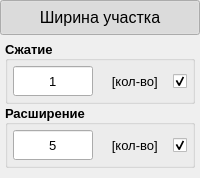
              <widget class="QWidget" name="widget_width_cut" native="true">
               <property name="enabled">
                <bool>true</bool>
               </property>
               <property name="sizePolicy">
                <sizepolicy hsizetype="Minimum" vsizetype="Fixed">
                 <horstretch>0</horstretch>
                 <verstretch>0</verstretch>
                </sizepolicy>
               </property>
               <property name="minimumSize">
                <size>
                 <width>0</width>
                 <height>0</height>
                </size>
               </property>
               <property name="styleSheet">
                <string notr="true"/>
               </property>
               <layout class="QVBoxLayout" name="layout_width_cut">
                <property name="spacing">
                 <number>0</number>
                </property>
                <property name="sizeConstraint">
                 <enum>QLayout::SetDefaultConstraint</enum>
                </property>
                <property name="leftMargin">
                 <number>0</number>
                </property>
                <property name="topMargin">
                 <number>0</number>
                </property>
                <property name="rightMargin">
                 <number>0</number>
                </property>
                <property name="bottomMargin">
                 <number>5</number>
                </property>
                <item>
                 <widget class="QWidget" name="widget_width_cut_header" native="true">
                  <property name="styleSheet">
                   <string notr="true"/>
                  </property>
                  <layout class="QHBoxLayout" name="layout_width_cut_header">
                   <property name="spacing">
                    <number>0</number>
                   </property>
                   <property name="leftMargin">
                    <number>0</number>
                   </property>
                   <property name="topMargin">
                    <number>0</number>
                   </property>
                   <property name="rightMargin">
                    <number>0</number>
                   </property>
                   <property name="bottomMargin">
                    <number>0</number>
                   </property>
                   <item>
                    <widget class="QPushButton" name="pushButton_width_cut_header">
                     <property name="sizePolicy">
                      <sizepolicy hsizetype="Minimum" vsizetype="Fixed">
                       <horstretch>0</horstretch>
                       <verstretch>0</verstretch>
                      </sizepolicy>
                     </property>
                     <property name="minimumSize">
                      <size>
                       <width>0</width>
                       <height>35</height>
                      </size>
                     </property>
                     <property name="maximumSize">
                      <size>
                       <width>16777215</width>
                       <height>35</height>
                      </size>
                     </property>
                     <property name="font">
                      <font>
                       <pointsize>12</pointsize>
                      </font>
                     </property>
                     <property name="cursor">
                      <cursorShape>PointingHandCursor</cursorShape>
                     </property>
                     <property name="accessibleDescription">
                      <string/>
                     </property>
                     <property name="layoutDirection">
                      <enum>Qt::LeftToRight</enum>
                     </property>
                     <property name="autoFillBackground">
                      <bool>false</bool>
                     </property>
                     <property name="styleSheet">
                      <string notr="true">QPushButton {
	/* задает иконку */
	background-image: url(:/menu_titles/resource/menu_titles/menu_width_white_36dp.svg);
} 
</string>
                     </property>
                     <property name="text">
                      <string>Ширина участка</string>
                     </property>
                     <property name="iconSize">
                      <size>
                       <width>0</width>
                       <height>0</height>
                      </size>
                     </property>
                     <property name="checkable">
                      <bool>true</bool>
                     </property>
                     <property name="checked">
                      <bool>true</bool>
                     </property>
                     <property name="autoRepeat">
                      <bool>false</bool>
                     </property>
                     <property name="autoExclusive">
                      <bool>false</bool>
                     </property>
                     <property name="default">
                      <bool>false</bool>
                     </property>
                     <property name="flat">
                      <bool>false</bool>
                     </property>
                    </widget>
                   </item>
                  </layout>
                 </widget>
                </item>
                <item>
                 <widget class="QWidget" name="widget_width_cut_body" native="true">
                  <property name="enabled">
                   <bool>true</bool>
                  </property>
                  <property name="styleSheet">
                   <string notr="true"/>
                  </property>
                  <layout class="QVBoxLayout" name="layout_width_cut_body" stretch="0,0">
                   <property name="spacing">
                    <number>0</number>
                   </property>
                   <property name="leftMargin">
                    <number>5</number>
                   </property>
                   <property name="topMargin">
                    <number>5</number>
                   </property>
                   <property name="rightMargin">
                    <number>5</number>
                   </property>
                   <property name="bottomMargin">
                    <number>5</number>
                   </property>
                   <item>
                    <widget class="QGroupBox" name="groupBox_erosion">
                     <property name="minimumSize">
                      <size>
                       <width>0</width>
                       <height>50</height>
                      </size>
                     </property>
                     <property name="maximumSize">
                      <size>
                       <width>16777215</width>
                       <height>16777215</height>
                      </size>
                     </property>
                     <property name="sizeIncrement">
                      <size>
                       <width>0</width>
                       <height>0</height>
                      </size>
                     </property>
                     <property name="baseSize">
                      <size>
                       <width>0</width>
                       <height>0</height>
                      </size>
                     </property>
                     <property name="font">
                      <font>
                       <pointsize>10</pointsize>
                       <weight>75</weight>
                       <bold>true</bold>
                      </font>
                     </property>
                     <property name="cursor">
                      <cursorShape>ArrowCursor</cursorShape>
                     </property>
                     <property name="mouseTracking">
                      <bool>false</bool>
                     </property>
                     <property name="tabletTracking">
                      <bool>false</bool>
                     </property>
                     <property name="styleSheet">
                      <string notr="true"/>
                     </property>
                     <property name="title">
                      <string>Сжатие</string>
                     </property>
                     <property name="alignment">
                      <set>Qt::AlignLeading|Qt::AlignLeft|Qt::AlignVCenter</set>
                     </property>
                     <property name="flat">
                      <bool>true</bool>
                     </property>
                     <property name="checkable">
                      <bool>false</bool>
                     </property>
                     <layout class="QHBoxLayout" name="layout_erosion">
                      <property name="spacing">
                       <number>0</number>
                      </property>
                      <property name="leftMargin">
                       <number>5</number>
                      </property>
                      <property name="topMargin">
                       <number>5</number>
                      </property>
                      <property name="rightMargin">
                       <number>5</number>
                      </property>
                      <property name="bottomMargin">
                       <number>5</number>
                      </property>
                      <item>
                       <widget class="QLineEdit" name="lineEdit_erosion">
                        <property name="enabled">
                         <bool>true</bool>
                        </property>
                        <property name="sizePolicy">
                         <sizepolicy hsizetype="Expanding" vsizetype="Fixed">
                          <horstretch>0</horstretch>
                          <verstretch>0</verstretch>
                         </sizepolicy>
                        </property>
                        <property name="minimumSize">
                         <size>
                          <width>80</width>
                          <height>30</height>
                         </size>
                        </property>
                        <property name="maximumSize">
                         <size>
                          <width>80</width>
                          <height>30</height>
                         </size>
                        </property>
                        <property name="font">
                         <font>
                          <pointsize>10</pointsize>
                          <weight>50</weight>
                          <bold>false</bold>
                         </font>
                        </property>
                        <property name="styleSheet">
                         <string notr="true"/>
                        </property>
                        <property name="text">
                         <string notr="true">1</string>
                        </property>
                        <property name="maxLength">
                         <number>10</number>
                        </property>
                        <property name="alignment">
                         <set>Qt::AlignCenter</set>
                        </property>
                        <property name="dragEnabled">
                         <bool>false</bool>
                        </property>
                       </widget>
                      </item>
                      <item>
                       <widget class="QLabel" name="label_text_units_erosion">
                        <property name="sizePolicy">
                         <sizepolicy hsizetype="Preferred" vsizetype="Preferred">
                          <horstretch>0</horstretch>
                          <verstretch>0</verstretch>
                         </sizepolicy>
                        </property>
                        <property name="minimumSize">
                         <size>
                          <width>0</width>
                          <height>30</height>
                         </size>
                        </property>
                        <property name="font">
                         <font>
                          <pointsize>10</pointsize>
                          <weight>50</weight>
                          <italic>false</italic>
                          <bold>false</bold>
                          <underline>false</underline>
                          <strikeout>false</strikeout>
                          <kerning>true</kerning>
                         </font>
                        </property>
                        <property name="autoFillBackground">
                         <bool>false</bool>
                        </property>
                        <property name="styleSheet">
                         <string notr="true"/>
                        </property>
                        <property name="text">
                         <string> [кол-во]</string>
                        </property>
                        <property name="alignment">
                         <set>Qt::AlignCenter</set>
                        </property>
                        <property name="wordWrap">
                         <bool>false</bool>
                        </property>
                       </widget>
                      </item>
                      <item>
                       <widget class="QCheckBox" name="checkBox_status_erosion">
                        <property name="enabled">
                         <bool>true</bool>
                        </property>
                        <property name="sizePolicy">
                         <sizepolicy hsizetype="Fixed" vsizetype="Fixed">
                          <horstretch>0</horstretch>
                          <verstretch>0</verstretch>
                         </sizepolicy>
                        </property>
                        <property name="minimumSize">
                         <size>
                          <width>0</width>
                          <height>30</height>
                         </size>
                        </property>
                        <property name="maximumSize">
                         <size>
                          <width>16777215</width>
                          <height>30</height>
                         </size>
                        </property>
                        <property name="whatsThis">
                         <string/>
                        </property>
                        <property name="accessibleName">
                         <string/>
                        </property>
                        <property name="accessibleDescription">
                         <string/>
                        </property>
                        <property name="styleSheet">
                         <string notr="true"/>
                        </property>
                        <property name="text">
                         <string/>
                        </property>
                        <property name="checked">
                         <bool>true</bool>
                        </property>
                        <property name="tristate">
                         <bool>false</bool>
                        </property>
                       </widget>
                      </item>
                     </layout>
                    </widget>
                   </item>
                   <item>
                    <widget class="QGroupBox" name="groupBox_extension">
                     <property name="minimumSize">
                      <size>
                       <width>0</width>
                       <height>50</height>
                      </size>
                     </property>
                     <property name="maximumSize">
                      <size>
                       <width>16777215</width>
                       <height>16777215</height>
                      </size>
                     </property>
                     <property name="sizeIncrement">
                      <size>
                       <width>0</width>
                       <height>0</height>
                      </size>
                     </property>
                     <property name="baseSize">
                      <size>
                       <width>0</width>
                       <height>0</height>
                      </size>
                     </property>
                     <property name="font">
                      <font>
                       <pointsize>10</pointsize>
                       <weight>75</weight>
                       <bold>true</bold>
                      </font>
                     </property>
                     <property name="cursor">
                      <cursorShape>ArrowCursor</cursorShape>
                     </property>
                     <property name="mouseTracking">
                      <bool>false</bool>
                     </property>
                     <property name="tabletTracking">
                      <bool>false</bool>
                     </property>
                     <property name="styleSheet">
                      <string notr="true"/>
                     </property>
                     <property name="title">
                      <string>Расширение</string>
                     </property>
                     <property name="alignment">
                      <set>Qt::AlignLeading|Qt::AlignLeft|Qt::AlignVCenter</set>
                     </property>
                     <property name="flat">
                      <bool>true</bool>
                     </property>
                     <property name="checkable">
                      <bool>false</bool>
                     </property>
                     <layout class="QHBoxLayout" name="layout_extension">
                      <property name="spacing">
                       <number>0</number>
                      </property>
                      <property name="leftMargin">
                       <number>5</number>
                      </property>
                      <property name="topMargin">
                       <number>5</number>
                      </property>
                      <property name="rightMargin">
                       <number>5</number>
                      </property>
                      <property name="bottomMargin">
                       <number>5</number>
                      </property>
                      <item>
                       <widget class="QLineEdit" name="lineEdit_extension">
                        <property name="enabled">
                         <bool>true</bool>
                        </property>
                        <property name="sizePolicy">
                         <sizepolicy hsizetype="Expanding" vsizetype="Fixed">
                          <horstretch>0</horstretch>
                          <verstretch>0</verstretch>
                         </sizepolicy>
                        </property>
                        <property name="minimumSize">
                         <size>
                          <width>80</width>
                          <height>30</height>
                         </size>
                        </property>
                        <property name="maximumSize">
                         <size>
                          <width>80</width>
                          <height>30</height>
                         </size>
                        </property>
                        <property name="font">
                         <font>
                          <pointsize>10</pointsize>
                          <weight>50</weight>
                          <bold>false</bold>
                         </font>
                        </property>
                        <property name="styleSheet">
                         <string notr="true"/>
                        </property>
                        <property name="text">
                         <string notr="true">5</string>
                        </property>
                        <property name="maxLength">
                         <number>10</number>
                        </property>
                        <property name="alignment">
                         <set>Qt::AlignCenter</set>
                        </property>
                        <property name="dragEnabled">
                         <bool>false</bool>
                        </property>
                       </widget>
                      </item>
                      <item>
                       <widget class="QLabel" name="label_text_units_extension">
                        <property name="sizePolicy">
                         <sizepolicy hsizetype="Preferred" vsizetype="Preferred">
                          <horstretch>0</horstretch>
                          <verstretch>0</verstretch>
                         </sizepolicy>
                        </property>
                        <property name="minimumSize">
                         <size>
                          <width>0</width>
                          <height>30</height>
                         </size>
                        </property>
                        <property name="font">
                         <font>
                          <pointsize>10</pointsize>
                          <weight>50</weight>
                          <italic>false</italic>
                          <bold>false</bold>
                          <underline>false</underline>
                          <strikeout>false</strikeout>
                          <kerning>true</kerning>
                         </font>
                        </property>
                        <property name="autoFillBackground">
                         <bool>false</bool>
                        </property>
                        <property name="styleSheet">
                         <string notr="true"/>
                        </property>
                        <property name="text">
                         <string> [кол-во]</string>
                        </property>
                        <property name="alignment">
                         <set>Qt::AlignCenter</set>
                        </property>
                        <property name="wordWrap">
                         <bool>false</bool>
                        </property>
                       </widget>
                      </item>
                      <item>
                       <widget class="QCheckBox" name="checkBox_status_extension">
                        <property name="enabled">
                         <bool>true</bool>
                        </property>
                        <property name="sizePolicy">
                         <sizepolicy hsizetype="Fixed" vsizetype="Fixed">
                          <horstretch>0</horstretch>
                          <verstretch>0</verstretch>
                         </sizepolicy>
                        </property>
                        <property name="minimumSize">
                         <size>
                          <width>0</width>
                          <height>30</height>
                         </size>
                        </property>
                        <property name="maximumSize">
                         <size>
                          <width>16777215</width>
                          <height>30</height>
                         </size>
                        </property>
                        <property name="whatsThis">
                         <string/>
                        </property>
                        <property name="accessibleName">
                         <string/>
                        </property>
                        <property name="accessibleDescription">
                         <string/>
                        </property>
                        <property name="styleSheet">
                         <string notr="true"/>
                        </property>
                        <property name="text">
                         <string/>
                        </property>
                        <property name="checked">
                         <bool>true</bool>
                        </property>
                        <property name="tristate">
                         <bool>false</bool>
                        </property>
                       </widget>
                      </item>
                     </layout>
                    </widget>
                   </item>
                  </layout>
                 </widget>
                </item>
               </layout>
              </widget>
